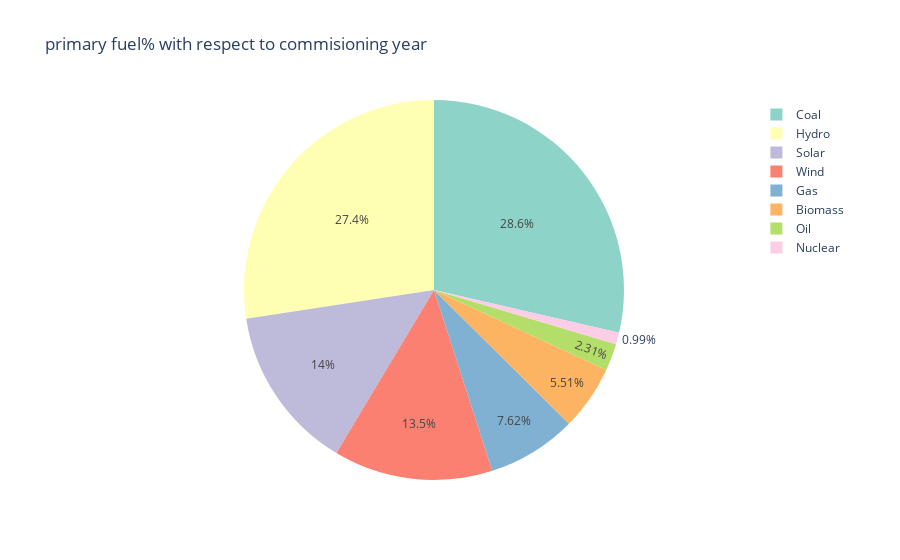

The notebook cell this image was saved under:
### Markdown cell above
Observations:
    
1.here we are trying to understand usage of primary fuel in context with generation gwh 2017

2.47.4 % of coal is used for estimated electricity generation in gigawatt-hours for the year 2017 which is the highest.

3.nuclear is least.

### Code cell
px.pie(global_power,values='commissioning_year',names='primary_fuel',title='primary fuel% with respect to commisioning year',color_discrete_sequence= px.colors.qualitative.Set3)

### Figure 1 — Plotly figure (JSON) as saved in the notebook; plotly's stock layout.template omitted (floating-point values rounded to 4 significant figures; data arrays with more than 128 entries replaced by an {"elided": "..."} marker saying what was removed)
{"data": [{"domain": {"x": [0, 1], "y": [0, 1]}, "hovertemplate": "primary_fuel=%{label}<br>commissioning_year=%{value}<extra></extra>", "labels": {"elided": "908 str values"}, "legendgroup": "", "name": "", "showlegend": true, "type": "pie", "values": {"elided": "908 float values"}}], "layout": {"legend": {"tracegroupgap": 0}, "piecolorway": ["rgb(141,211,199)", "rgb(255,255,179)", "rgb(190,186,218)", "rgb(251,128,114)", "rgb(128,177,211)", "rgb(253,180,98)", "rgb(179,222,105)", "rgb(252,205,229)", "rgb(217,217,217)", "rgb(188,128,189)", "rgb(204,235,197)", "rgb(255,237,111)"], "title": {"text": "primary fuel% with respect to commisioning year"}}}
